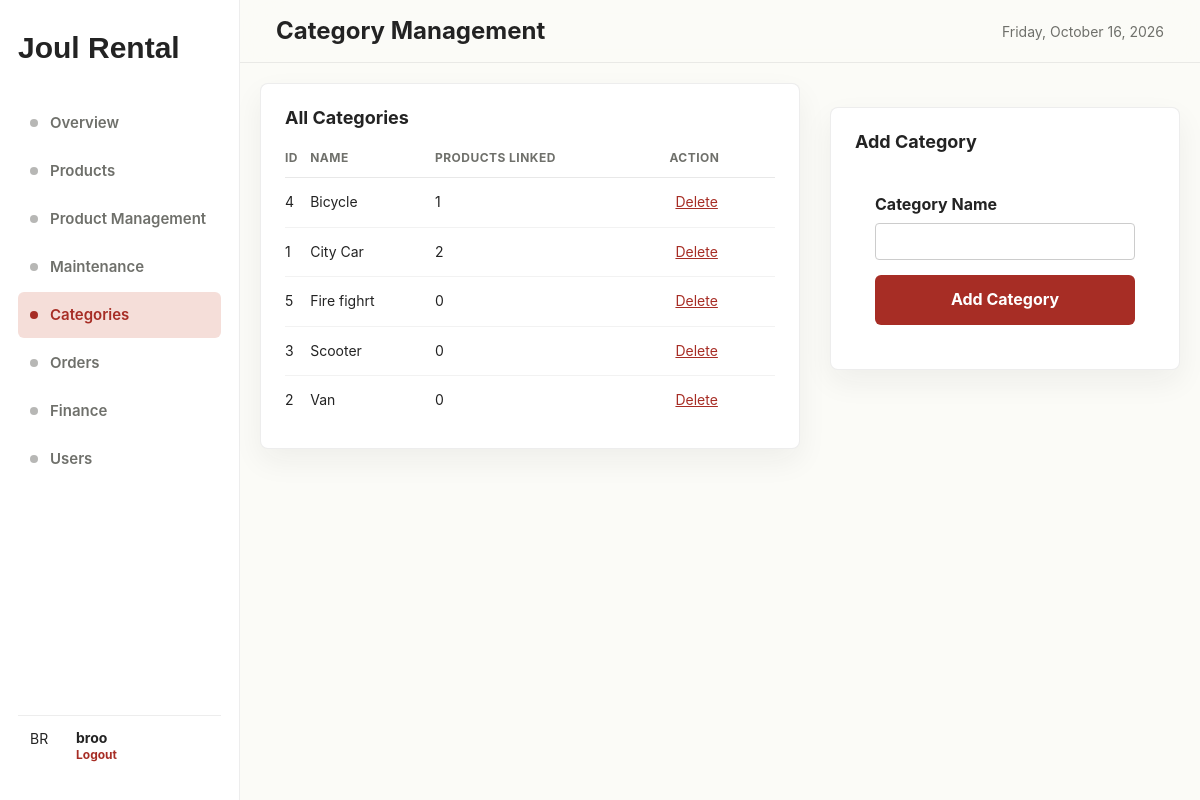
The app's page /categories.php (signed in) with its own data.
### tables this page shows
CREATE TABLE `categories` (
  `id` int(11) NOT NULL AUTO_INCREMENT,
  `name` varchar(50) NOT NULL,
  PRIMARY KEY (`id`),
  UNIQUE KEY `name` (`name`)
);

### categories.php (the view, shortened to what this page needs)
<?php
require_once 'config.php';
$categories = $conn->query("
    SELECT c.id, c.name, COUNT(p.id) as product_count
    FROM categories c
    LEFT JOIN products p ON c.id = p.category_id
    GROUP BY c.id
    ORDER BY c.name
");
?>
<!DOCTYPE html>
<html lang="en">
<head>
    <link rel="stylesheet" href="style.css">
</head>
<body>
<div class="app-shell" style="grid-template-columns:240px minmax(0,1fr);">
    <aside class="app-sidebar">
        <a class="logo" href="Service.php">Joul Rental</a>
        <nav class="side-nav">
            <a href="dashboard.php"><span class="dot"></span>Overview</a>
            <a href="Product.php"><span class="dot"></span>Products</a>
            <a href="product_edit.php"><span class="dot"></span>Product Management</a>
            <a href="maintenance.php"><span class="dot"></span>Maintenance</a>
            <a class="active" href="categories.php"><span class="dot"></span>Categories</a>
            <a href="orders.php"><span class="dot"></span>Orders</a>
            <a href="finance.php"><span class="dot"></span>Finance</a>
            <a href="users.php"><span class="dot"></span>Users</a>
        </nav>
        <div class="sidebar-footer">
            <div class="profile-avatar"><?= strtoupper(substr($_SESSION['username'],0,2)) ?></div>
            <div>
                <p class="name"><?= htmlspecialchars($_SESSION['username']) ?></p>
                <p class="role"><a href="logout.php" style="color: #a72d25; text-decoration: none; font-weight: bold;">Logout</a></p>
            </div>
        </div>
    </aside>
    <div class="app-main">
        <header class="app-topbar">
            <a href="categories.php" class="logo"><h1>Category Management</h1></a>
            <p class="subtitle"><?= date('l, F j, Y') ?></p>
        </header>
        <div style="display:flex; gap:30px; margin:20px; align-items: flex-start;">
            <section class="panel" style="flex:1;">
                <div class="panel-head"><h2>All Categories</h2></div>
                <table class="data-table">
                    <thead>
                        <tr>
                            <th>ID</th>
                            <th>Name</th>
                            <th>Products Linked</th>
                            <th>Action</th>
                        </tr>
                    </thead>
                    <tbody>
                    <?php while ($row = $categories->fetch_assoc()): ?>
                        <tr>
                            <td><?= $row['id'] ?></td>
                            <td><?= htmlspecialchars($row['name']) ?></td>
                            <td><?= $row['product_count'] ?></td>
                            <td>
                                <form method="post" style="display:inline-block;" onsubmit="return confirm('Delete this category?');">
                                    <button type="submit" style="background:none; border:none; color:#a72d25; text-decoration:underline; cursor:pointer;">Delete</button>
                                </form>
                            </td>
                        </tr>
                    <?php endwhile; ?>
                    </tbody>
                </table>
            </section>
            <section class="panel" style="width:350px;">
                <div class="panel-head"><h2>Add Category</h2></div>
                <div class="panel-body" style="padding:20px;">
                    <form method="post">
                        <div class="form-group" style="margin-bottom:15px;">
                            <label>Category Name</label>
                            <input type="text" name="category_name" required style="width:100%; padding:10px; border:1px solid #ccc; border-radius:4px;">
                        </div>
                        <button type="submit" class="submit-btn" style="width:100%;">Add Category</button>
                    </form>
                </div>
            </section>
        </div>
    </div>
</div>
</body>
</html>

### style.css (style rules this page uses)
:root { --color-ink: #232323; --color-muted: #6f706b; --color-paper: #fbfbf7; --color-surface: #ffffff; --color-sage: #dfe7d8; --color-forest: #234234; --color-wine: #a72d25; --color-blush: #f5ded9; --shadow-soft: 0 18px 50px rgba(35, 35, 35, 0.1); --max-width: 1180px; --transition-theme: background 0.25s ease, color 0.25s ease, border-color 0.25s ease, box-shadow 0.25s ease; }
body, .app-sidebar, .app-topbar, .site-header, body > nav, .stat-card, .panel, .mission-grid article, .product-card, .card-container .card, .cart-panel, .form-group input, .form-group select, .form-group textarea, .admin-table th, .dark-mode-toggle { transition: var(--transition-theme); }
* { box-sizing: border-box; }
html { scroll-behavior: smooth; }
body { margin: 0; color: var(--color-ink); background: var(--color-paper); font-family: Inter, Arial, sans-serif; line-height: 1.6; }
button, a { font: inherit; }
button { cursor: pointer; }
h1, h2, h3, p { margin-top: 0; font-family: 'Saira Semi Condensed', 'Inter', Arial, sans-serif; }
h1, h2, h3 { line-height: 1.1; letter-spacing: 0; }
h1 { max-width: 680px; margin-bottom: 0; font-family: Georgia, 'Times New Roman', serif; font-size: clamp(42px, 8vw, 86px); font-weight: 400; }
.app-shell { display: grid; grid-template-columns: 240px minmax(0, 1fr); min-height: 100vh; }
.app-sidebar { display: flex; flex-direction: column; gap: 28px; padding: 24px 18px; background: var(--color-surface); border-right: 1px solid rgba(35, 35, 35, 0.08); }
.app-main { display: flex; flex-direction: column; min-width: 0; }
.app-topbar { display: flex; align-items: center; justify-content: space-between; gap: 20px; padding: 18px clamp(20px, 3vw, 40px); background: rgba(251, 251, 247, 0.9); border-bottom: 1px solid rgba(35, 35, 35, 0.08); backdrop-filter: blur(18px); position: sticky; top: 0; z-index: 10; }
.app-topbar h1, .app-topbar h2 { margin-bottom: 0; font-size: 24px; font-family: Inter, Arial, sans-serif; font-weight: 700; }
.app-topbar .subtitle { margin: 2px 0 0; color: var(--color-muted); font-size: 14px; }
.logo, .site-nav a, .primary-link { color: inherit; text-decoration: none; }
.app-sidebar .logo { font-size: 30px; font-weight: 700; letter-spacing: 0; font-family: 'Odibee Sans', sans-serif; }
.side-nav { display: grid; gap: 2px; }
.side-nav a { display: flex; align-items: center; gap: 12px; padding: 11px 12px; border-radius: 6px; color: var(--color-muted); text-decoration: none; font-size: 15px; font-weight: 600; }
.side-nav a .dot { width: 8px; height: 8px; border-radius: 50%; background: currentColor; opacity: 0.5; }
.side-nav a.active { color: var(--color-wine); background: var(--color-blush); }
.side-nav a.active .dot { background: var(--color-wine); opacity: 1; }
.sidebar-footer { margin-top: auto; display: flex; align-items: center; gap: 10px; padding: 12px; border-top: 1px solid rgba(35, 35, 35, 0.08); }
.sidebar-footer .profile-avatar { width: 36px; height: 36px; font-size: 14px; }
.sidebar-footer div p { margin: 0; line-height: 1.3; }
.sidebar-footer .name { font-size: 14px; font-weight: 700; }
.sidebar-footer .role { font-size: 12px; color: var(--color-muted); }
.cart-button, .product-card button, .checkout-button, .book-btn, .submit-button, .submit-btn, .btn-add, .primary-link { border: 0; border-radius: 6px; color: #ffffff; background: var(--color-wine); font-weight: 700; height: 50px; transition: background 160ms ease, transform 160ms ease; }
.form-group { margin-bottom: 20px; }
.form-group label { display: block; font-weight: bold; margin-bottom: 5px; }
.form-group input, .form-group select, .form-group textarea { width: 100%; padding: 10px; border: 1px solid #ddd; border-radius: 6px; }
.panel { padding: 24px; background: var(--color-surface); border: 1px solid rgba(35, 35, 35, 0.08); border-radius: 8px; box-shadow: 0 12px 30px rgba(35, 35, 35, 0.06); }
.panel + .panel { margin-top: 24px; }
.panel-head { display: flex; align-items: center; justify-content: space-between; margin-bottom: 20px; }
.panel-head h2 { margin: 0; font-size: 18px; font-weight: 700; }
.data-table { width: 100%; border-collapse: collapse; font-size: 14px; }
.data-table th { padding: 0 0 10px; text-align: left; color: var(--color-muted); font-size: 12px; text-transform: uppercase; letter-spacing: 0.04em; border-bottom: 1px solid rgba(35, 35, 35, 0.1); }
.data-table td { padding: 12px 0; border-bottom: 1px solid rgba(35, 35, 35, 0.06); }
.data-table tr:last-child td { border-bottom: 0; }

### records on screen
categories: id "4", name "Bicycle", product_count "1"
categories: id "1", name "City Car", product_count "2"
categories: id "5", name "Fire fighrt", product_count "0"
categories: id "3", name "Scooter", product_count "0"
categories: id "2", name "Van", product_count "0"

### other values on screen
substr($_SESSION['username'],0,2) "BR"
$_SESSION['username'] "broo"
